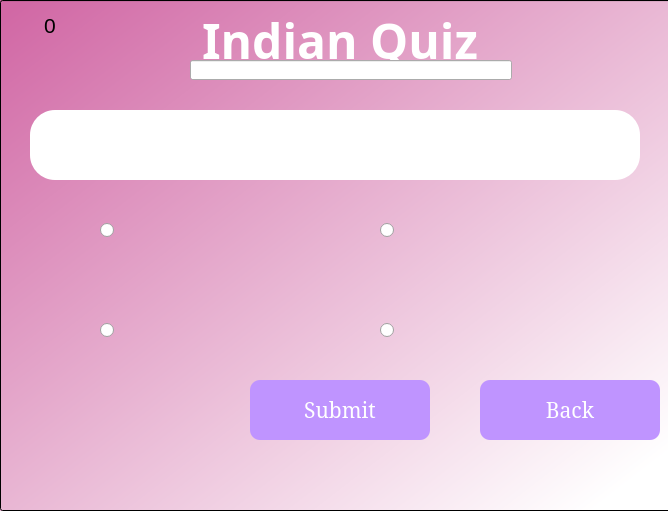
<?xml version="1.0" encoding="UTF-8"?>
<ui version="4.0">
 <class>Dialog</class>
 <widget class="QDialog" name="Dialog">
  <property name="geometry">
   <rect>
    <x>0</x>
    <y>0</y>
    <width>668</width>
    <height>511</height>
   </rect>
  </property>
  <property name="windowTitle">
   <string>Dialog</string>
  </property>
  <widget class="QLineEdit" name="lineEdit">
   <property name="geometry">
    <rect>
     <x>0</x>
     <y>0</y>
     <width>671</width>
     <height>511</height>
    </rect>
   </property>
   <property name="styleSheet">
    <string notr="true">background-color: qlineargradient(spread:pad, x1:0.0248052, y1:0.011, x2:0.955039, y2:0.926, stop:0 rgba(209, 104, 165, 255), stop:1 rgba(255, 255, 255, 255));</string>
   </property>
   <property name="readOnly">
    <bool>true</bool>
   </property>
  </widget>
  <widget class="QLineEdit" name="l1">
   <property name="geometry">
    <rect>
     <x>30</x>
     <y>110</y>
     <width>610</width>
     <height>70</height>
    </rect>
   </property>
   <property name="font">
    <font>
     <pointsize>16</pointsize>
    </font>
   </property>
   <property name="styleSheet">
    <string notr="true">border-radius:25px;
</string>
   </property>
   <property name="text">
    <string/>
   </property>
   <property name="readOnly">
    <bool>true</bool>
   </property>
  </widget>
  <widget class="QPushButton" name="btn5">
   <property name="geometry">
    <rect>
     <x>250</x>
     <y>380</y>
     <width>180</width>
     <height>60</height>
    </rect>
   </property>
   <property name="font">
    <font>
     <family>MS Serif</family>
     <pointsize>16</pointsize>
    </font>
   </property>
   <property name="styleSheet">
    <string notr="true">QPushButton{
background-color: rgb(191, 148, 255);
border-radius:10px;
	color: rgb(255, 255, 255);
}
QPushButton:hover{

background-color: rgb(191, 148, 255);
	color: rgb(255, 0, 0);
}</string>
   </property>
   <property name="text">
    <string>Submit</string>
   </property>
  </widget>
  <widget class="QLabel" name="label">
   <property name="geometry">
    <rect>
     <x>180</x>
     <y>10</y>
     <width>320</width>
     <height>60</height>
    </rect>
   </property>
   <property name="font">
    <font>
     <family>Myanmar Text</family>
     <pointsize>36</pointsize>
     <weight>75</weight>
     <bold>true</bold>
    </font>
   </property>
   <property name="styleSheet">
    <string notr="true">color: rgb(255, 255, 255);</string>
   </property>
   <property name="text">
    <string>Indian Quiz</string>
   </property>
   <property name="alignment">
    <set>Qt::AlignCenter</set>
   </property>
  </widget>
  <widget class="QLineEdit" name="l2">
   <property name="geometry">
    <rect>
     <x>190</x>
     <y>60</y>
     <width>322</width>
     <height>20</height>
    </rect>
   </property>
  </widget>
  <widget class="QRadioButton" name="r1">
   <property name="geometry">
    <rect>
     <x>100</x>
     <y>210</y>
     <width>230</width>
     <height>40</height>
    </rect>
   </property>
   <property name="font">
    <font>
     <pointsize>16</pointsize>
    </font>
   </property>
   <property name="text">
    <string/>
   </property>
  </widget>
  <widget class="QRadioButton" name="r2">
   <property name="geometry">
    <rect>
     <x>380</x>
     <y>210</y>
     <width>270</width>
     <height>40</height>
    </rect>
   </property>
   <property name="font">
    <font>
     <pointsize>16</pointsize>
    </font>
   </property>
   <property name="text">
    <string/>
   </property>
  </widget>
  <widget class="QRadioButton" name="r4">
   <property name="geometry">
    <rect>
     <x>380</x>
     <y>310</y>
     <width>280</width>
     <height>40</height>
    </rect>
   </property>
   <property name="font">
    <font>
     <pointsize>16</pointsize>
    </font>
   </property>
   <property name="text">
    <string/>
   </property>
  </widget>
  <widget class="QRadioButton" name="r3">
   <property name="geometry">
    <rect>
     <x>100</x>
     <y>310</y>
     <width>240</width>
     <height>40</height>
    </rect>
   </property>
   <property name="font">
    <font>
     <pointsize>16</pointsize>
    </font>
   </property>
   <property name="text">
    <string/>
   </property>
  </widget>
  <widget class="QLabel" name="t3">
   <property name="geometry">
    <rect>
     <x>10</x>
     <y>10</y>
     <width>80</width>
     <height>30</height>
    </rect>
   </property>
   <property name="font">
    <font>
     <pointsize>16</pointsize>
    </font>
   </property>
   <property name="text">
    <string>0</string>
   </property>
   <property name="alignment">
    <set>Qt::AlignCenter</set>
   </property>
  </widget>
  <widget class="QPushButton" name="btn6">
   <property name="geometry">
    <rect>
     <x>480</x>
     <y>380</y>
     <width>180</width>
     <height>60</height>
    </rect>
   </property>
   <property name="font">
    <font>
     <family>MS Serif</family>
     <pointsize>16</pointsize>
    </font>
   </property>
   <property name="styleSheet">
    <string notr="true">QPushButton{
background-color: rgb(191, 148, 255);
border-radius:10px;
	color: rgb(255, 255, 255);
}
QPushButton:hover{

background-color: rgb(191, 148, 255);
	color: rgb(255, 0, 0);
}</string>
   </property>
   <property name="text">
    <string>Back</string>
   </property>
  </widget>
 </widget>
 <resources/>
 <connections/>
</ui>
